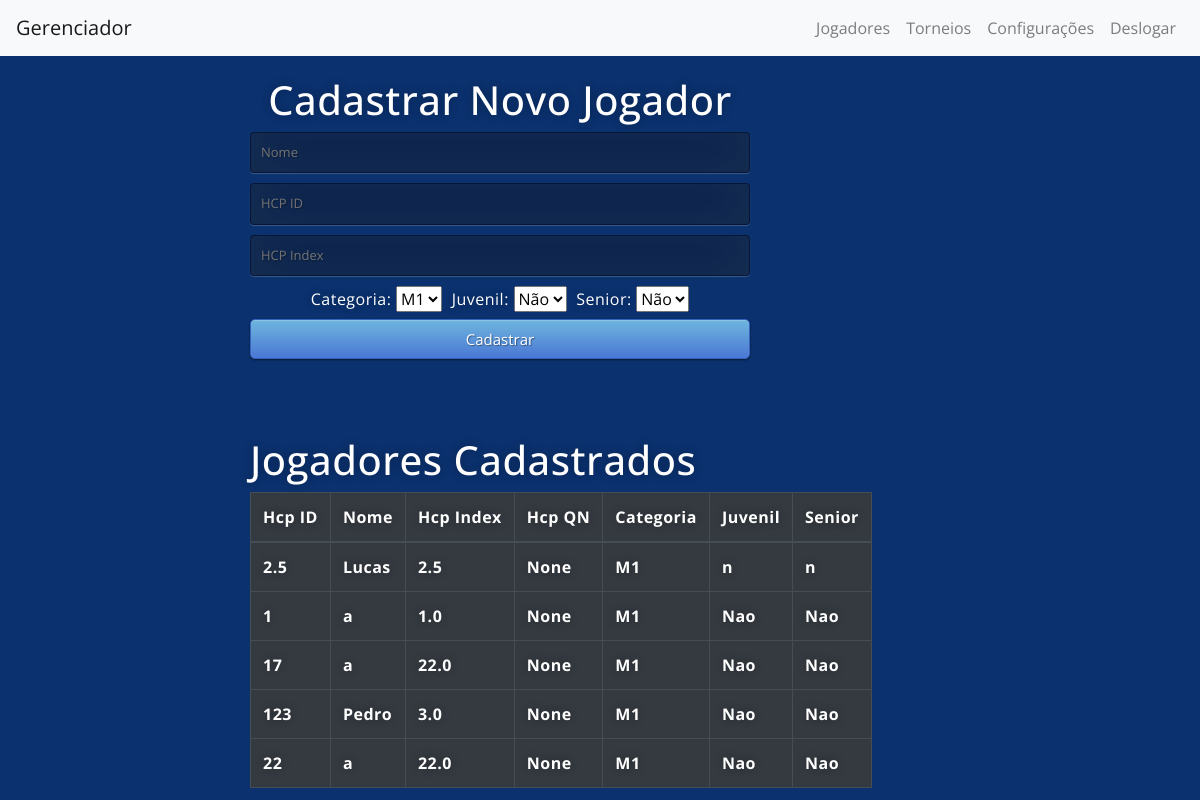
The app's page /jogadores (signed in), older data.
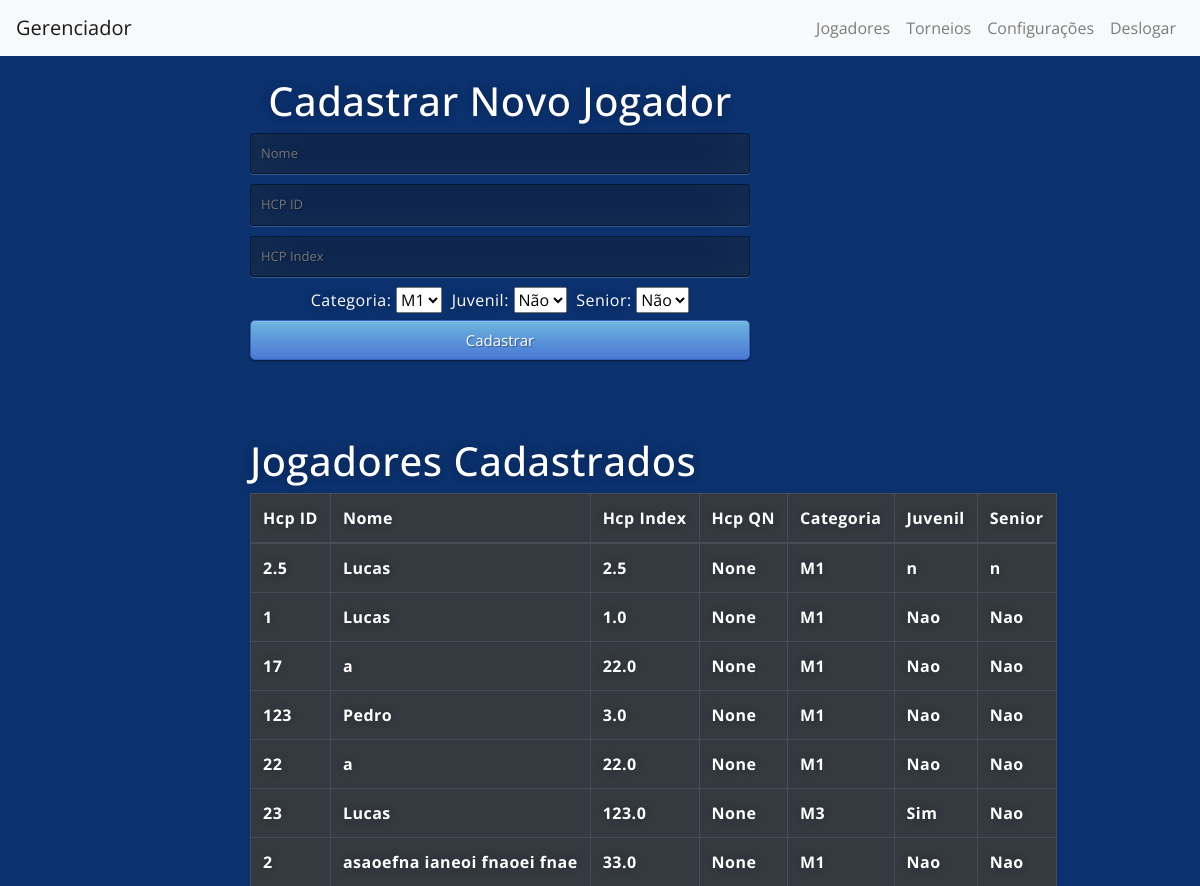
The same page, newer data.
### main.py (models this page shows)
class Player(db.Model):
    id = db.Column(db.Integer, primary_key=True)
    name = db.Column(db.String(1000))
    email = db.Column(db.String(100))
    hcp_id = db.Column(db.Integer, unique=True)
    hcp_index = db.Column(db.Float)
    hcp_qn = db.Column(db.Float)
    pt_ranking = db.Column(db.Float)
    cat = db.Column(db.String(10))
    juv = db.Column(db.String(10))
    senior = db.Column(db.String(10))

### main.py (the view, shortened to what this page needs)
@app.route('/jogadores', methods=["GET", "POST"])
@login_required
def jogadores():
    rows = Player.query.all()
    return render_template('jogadores.html',
                           title='Players',
                           rows=rows, name=current_user.name, logged_in=True)

### main.py (called while the page is built)
@login_manager.user_loader
def load_user(user_id):
    return User.query.get(int(user_id))

### templates/jogadores.html (shortened to what this page needs)
{% extends "base.html" %}
{% block content %}
<div class="box_left ">
    <h1>Cadastrar Novo Jogador</h1>
    <form action="{{ url_for('jogadores') }}" method="post">
        <input type="text" name="name" placeholder="Nome" required="required" />
        <input type="number" name="hcp_id" placeholder="HCP ID" required="required" />
        <input type="float" name="hcp_index" placeholder="HCP Index" required="required" />
        <label for="cat">Categoria:</label>
        <select id="cat" name="cat" placeholder="Categoria">
            <option value="M1">M1</option>
        </select>
        <label style="padding-left: 5px" for="juv"> Juvenil:</label>
        <select id="juv" name="juv" placeholder="Juvenil">
            <option value="Nao">Não</option>
        </select>
        <label style="padding-left: 5px" for="senior"> Senior:</label>
        <select id="senior" name="senior" placeholder="S">
            <option value="Nao">Não</option>
        </select>
        <button type="submit" class="btn btn-primary btn-block btn-large">Cadastrar</button>
    </form>
</div>
<div class="jog_cad">
    <h1 style="padding-top:50px">Jogadores Cadastrados</h1>
    <table class="table table-dark table-bordered ">
        <thead class="thead-dark">
            <tr>
                <th scope="col">Hcp ID</th>
                <th scope="col">Nome</th>
                <th scope="col">Hcp Index</th>
                <th scope="col">Hcp QN</th>
                <th scope="col">Categoria</th>
                <th scope="col">Juvenil</th>
                <th scope="col">Senior</th>
            </tr>
        </thead>
        <tbody>
            {% for row in rows %}
            <tr>
                <th scope="row">{{row.hcp_id}}</th>
                <th scope="row">{{row.name}}</th>
                <th scope="row">{{row.hcp_index}}</th>
                <th scope="row">{{row.hcp_qn}}</th>
                <th scope="row">{{row.cat}}</th>
                <th scope="row">{{row.juv}}</th>
                <th scope="row">{{row.senior}}</th>
            </tr>
            {% endfor %}
        </tbody>
    </table>
</div>
{% endblock %}

### templates/base.html (shortened to what this page needs)
<!DOCTYPE html>
<html>
<head>
  <link rel="stylesheet" href="https://stackpath.bootstrapcdn.com/bootstrap/4.5.2/css/bootstrap.min.css">
  <link rel="stylesheet" href="{{ url_for('static', filename='css/styles.css')}}">
</head>
<body>
  <nav class="navbar navbar-expand-lg navbar-light bg-light">
    <a class="navbar-brand" href="/">Gerenciador</a>
    <div class="collapse navbar-collapse">
      <ul class="navbar-nav ml-auto">
        {% if logged_in: %}
        <li class="nav-item">
          <a class="nav-link" href="{{ url_for('login') }}">Jogadores</a>
        <li class="nav-item">
          <a class="nav-link" href="{{ url_for('login') }}">Torneios</a>
        <li class="nav-item">
          <a class="nav-link" href="{{ url_for('login') }}">Configurações</a>
        <li class="nav-item">
          <a class="nav-link" href="{{ url_for('logout') }}">Deslogar</a>
          {% endif %}
        </li>
      </ul>
    </div>
  </nav>
  {% block content %}
  {% endblock %}
</body>
</html>

### static/css/styles.css (style rules this page uses)
.btn { display: inline-block; *display: inline; *zoom: 1; padding: 10px 10px 10px; margin-bottom: 0; font-size: 13px; line-height: 18px; color: #333333; text-align: center; text-shadow: 0 1px 1px rgba(255, 255, 255, 0.75); vertical-align: middle; background-color: #f5f5f5; background-image: -moz-linear-gradient(top, #ffffff, #e6e6e6); background-image: -ms-linear-gradient(top, #ffffff, #e6e6e6); background-image: -webkit-gradient(linear, 0 0, 0 100%, from(#ffffff), to(#e6e6e6)); background-image: -webkit-linear-gradient(top, #ffffff, #e6e6e6); background-image: -o-linear-gradient(top, #ffffff, #e6e6e6); background-image: linear-gradient(top, #ffffff, #e6e6e6); background-repeat: repeat-x; filter: progid:dximagetransform.microsoft.gradient(startColorstr=#ffffff, endColorstr=#e6e6e6, GradientType=0); border-color: #e6e6e6 #e6e6e6 #e6e6e6; border-color: rgba(0, 0, 0, 0.1) rgba(0, 0, 0, 0.1) rgba(0, 0, 0, 0.25); border: 1px solid #e6e6e6; -webkit-border-radius: 4px; -moz-border-radius: 4px; border-radius: 4px; -webkit-box-shadow: inset 0 1px 0 rgba(255, 255, 255, 0.2), 0 1px 2px rgba(0, 0, 0, 0.05); -moz-box-shadow: inset 0 1px 0 rgba(255, 255, 255, 0.2), 0 1px 2px rgba(0, 0, 0, 0.05); box-shadow: inset 0 1px 0 rgba(255, 255, 255, 0.2), 0 1px 2px rgba(0, 0, 0, 0.05); cursor: pointer; *margin-left: .3em; }
.btn-large { padding: 9px 14px; font-size: 15px; line-height: normal; -webkit-border-radius: 5px; -moz-border-radius: 5px; border-radius: 5px; }
.btn-primary, .btn-primary:hover { text-shadow: 0 -1px 0 rgba(0, 0, 0, 0.25); color: #ffffff; }
.btn-primary { background-color: #4a77d4; background-image: -moz-linear-gradient(top, #6eb6de, #4a77d4); background-image: -ms-linear-gradient(top, #6eb6de, #4a77d4); background-image: -webkit-gradient(linear, 0 0, 0 100%, from(#6eb6de), to(#4a77d4)); background-image: -webkit-linear-gradient(top, #6eb6de, #4a77d4); background-image: -o-linear-gradient(top, #6eb6de, #4a77d4); background-image: linear-gradient(top, #6eb6de, #4a77d4); background-repeat: repeat-x; filter: progid:dximagetransform.microsoft.gradient(startColorstr=#6eb6de, endColorstr=#4a77d4, GradientType=0); border: 1px solid #3762bc; text-shadow: 1px 1px 1px rgba(0, 0, 0, 0.4); box-shadow: inset 0 1px 0 rgba(255, 255, 255, 0.2), 0 1px 2px rgba(0, 0, 0, 0.5); }
.btn-block { width: 100%; display: block; margin-bottom: 20px; }
* { -webkit-box-sizing: border-box; -moz-box-sizing: border-box; -ms-box-sizing: border-box; -o-box-sizing: border-box; box-sizing: border-box; }
html { height: 100%; margin: auto; }
body { margin: auto; height: 10%; font-family: 'Open Sans', sans-serif; background: #0b316e; }
a { text-decoration: none; text-align: center; }
input { width: 100%; margin-bottom: 10px; background: rgba(0, 0, 0, 0.3); border: none; outline: none; padding: 10px; font-size: 13px; color: #fff; text-shadow: 1px 1px 1px rgba(0, 0, 0, 0.3); border: 1px solid rgba(0, 0, 0, 0.3); border-radius: 4px; box-shadow: inset 0 -5px 45px rgba(100, 100, 100, 0.2), 0 1px 1px rgba(255, 255, 255, 0.2); -webkit-transition: box-shadow .5s ease; -moz-transition: box-shadow .5s ease; -o-transition: box-shadow .5s ease; -ms-transition: box-shadow .5s ease; transition: box-shadow .5s ease; }
.box_left { position: relative; top: 12%; left: 20%; margin: 10px 0 0 10px; width: 500px; height: 300px; color: #fff; text-shadow: 0 0 10px rgba(0, 0, 0, 0.3); letter-spacing: 0.5px; text-align: center; }
.jog_cad { position: relative; top: 12%; left: 20%; margin: 10px 0 0 10px; width: fit-content; height: 300px; color: #fff; text-shadow: 0 0 10px rgba(0, 0, 0, 0.3); letter-spacing: 0.5px; text-align: left; }

Row changes from the older to the newer data that the page shows:
changed Player (number 2 of 7 on the later page): name "a" → "Lucas"
added Player: hcp_id "23", name "Lucas", hcp_index "123.0", hcp_qn "None", cat "M3", juv "Sim", senior "Nao"
added Player: hcp_id "2", name "asaoefna ianeoi fnaoei fnae", hcp_index "33.0", hcp_qn "None", cat "M1", juv "Nao", senior "Nao"
